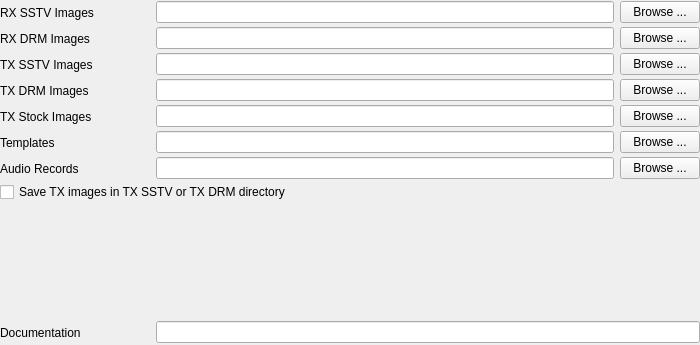
<?xml version="1.0" encoding="UTF-8"?>
<ui version="4.0">
 <class>directoriesConfig</class>
 <widget class="QWidget" name="directoriesConfig">
  <property name="geometry">
   <rect>
    <x>0</x>
    <y>0</y>
    <width>700</width>
    <height>345</height>
   </rect>
  </property>
  <property name="windowTitle">
   <string>Dialog</string>
  </property>
  <layout class="QVBoxLayout" name="verticalLayout">
   <property name="spacing">
    <number>1</number>
   </property>
   <property name="leftMargin">
    <number>0</number>
   </property>
   <property name="topMargin">
    <number>0</number>
   </property>
   <property name="rightMargin">
    <number>0</number>
   </property>
   <property name="bottomMargin">
    <number>0</number>
   </property>
   <item>
    <layout class="QHBoxLayout" name="_2">
     <property name="spacing">
      <number>6</number>
     </property>
     <property name="leftMargin">
      <number>0</number>
     </property>
     <property name="topMargin">
      <number>0</number>
     </property>
     <property name="rightMargin">
      <number>0</number>
     </property>
     <property name="bottomMargin">
      <number>0</number>
     </property>
     <item>
      <widget class="QLabel" name="rxSSTVImLabel">
       <property name="sizePolicy">
        <sizepolicy hsizetype="Fixed" vsizetype="Fixed">
         <horstretch>0</horstretch>
         <verstretch>0</verstretch>
        </sizepolicy>
       </property>
       <property name="minimumSize">
        <size>
         <width>150</width>
         <height>25</height>
        </size>
       </property>
       <property name="text">
        <string>RX SSTV Images</string>
       </property>
       <property name="wordWrap">
        <bool>false</bool>
       </property>
      </widget>
     </item>
     <item>
      <widget class="QLineEdit" name="rxSSTVImagesPathLineEdit"/>
     </item>
     <item>
      <widget class="QPushButton" name="rxSSTVImagesPathBrowseButton">
       <property name="sizePolicy">
        <sizepolicy hsizetype="Fixed" vsizetype="Fixed">
         <horstretch>0</horstretch>
         <verstretch>0</verstretch>
        </sizepolicy>
       </property>
       <property name="text">
        <string>Browse ...</string>
       </property>
      </widget>
     </item>
    </layout>
   </item>
   <item>
    <layout class="QHBoxLayout" name="_6">
     <property name="spacing">
      <number>6</number>
     </property>
     <property name="leftMargin">
      <number>0</number>
     </property>
     <property name="topMargin">
      <number>0</number>
     </property>
     <property name="rightMargin">
      <number>0</number>
     </property>
     <property name="bottomMargin">
      <number>0</number>
     </property>
     <item>
      <widget class="QLabel" name="rxDRMImLabel">
       <property name="sizePolicy">
        <sizepolicy hsizetype="Fixed" vsizetype="Fixed">
         <horstretch>0</horstretch>
         <verstretch>0</verstretch>
        </sizepolicy>
       </property>
       <property name="minimumSize">
        <size>
         <width>150</width>
         <height>25</height>
        </size>
       </property>
       <property name="text">
        <string>RX DRM Images</string>
       </property>
       <property name="wordWrap">
        <bool>false</bool>
       </property>
      </widget>
     </item>
     <item>
      <widget class="QLineEdit" name="rxDRMImagesPathLineEdit"/>
     </item>
     <item>
      <widget class="QPushButton" name="rxDRMImagesPathBrowseButton">
       <property name="sizePolicy">
        <sizepolicy hsizetype="Fixed" vsizetype="Fixed">
         <horstretch>0</horstretch>
         <verstretch>0</verstretch>
        </sizepolicy>
       </property>
       <property name="text">
        <string>Browse ...</string>
       </property>
      </widget>
     </item>
    </layout>
   </item>
   <item>
    <layout class="QHBoxLayout" name="_7">
     <property name="spacing">
      <number>6</number>
     </property>
     <property name="leftMargin">
      <number>0</number>
     </property>
     <property name="topMargin">
      <number>0</number>
     </property>
     <property name="rightMargin">
      <number>0</number>
     </property>
     <property name="bottomMargin">
      <number>0</number>
     </property>
     <item>
      <widget class="QLabel" name="txImLabel_2">
       <property name="sizePolicy">
        <sizepolicy hsizetype="Fixed" vsizetype="Fixed">
         <horstretch>0</horstretch>
         <verstretch>0</verstretch>
        </sizepolicy>
       </property>
       <property name="minimumSize">
        <size>
         <width>150</width>
         <height>25</height>
        </size>
       </property>
       <property name="text">
        <string>TX SSTV Images</string>
       </property>
       <property name="wordWrap">
        <bool>false</bool>
       </property>
      </widget>
     </item>
     <item>
      <widget class="QLineEdit" name="txSSTVImagesPathLineEdit"/>
     </item>
     <item>
      <widget class="QPushButton" name="txSSTVImagesPathBrowseButton">
       <property name="sizePolicy">
        <sizepolicy hsizetype="Fixed" vsizetype="Fixed">
         <horstretch>0</horstretch>
         <verstretch>0</verstretch>
        </sizepolicy>
       </property>
       <property name="text">
        <string>Browse ...</string>
       </property>
      </widget>
     </item>
    </layout>
   </item>
   <item>
    <layout class="QHBoxLayout" name="_3">
     <property name="spacing">
      <number>6</number>
     </property>
     <property name="leftMargin">
      <number>0</number>
     </property>
     <property name="topMargin">
      <number>0</number>
     </property>
     <property name="rightMargin">
      <number>0</number>
     </property>
     <property name="bottomMargin">
      <number>0</number>
     </property>
     <item>
      <widget class="QLabel" name="txImLabel">
       <property name="sizePolicy">
        <sizepolicy hsizetype="Fixed" vsizetype="Fixed">
         <horstretch>0</horstretch>
         <verstretch>0</verstretch>
        </sizepolicy>
       </property>
       <property name="minimumSize">
        <size>
         <width>150</width>
         <height>25</height>
        </size>
       </property>
       <property name="text">
        <string>TX DRM Images</string>
       </property>
       <property name="wordWrap">
        <bool>false</bool>
       </property>
      </widget>
     </item>
     <item>
      <widget class="QLineEdit" name="txDRMImagesPathLineEdit"/>
     </item>
     <item>
      <widget class="QPushButton" name="txDRMImagesPathBrowseButton">
       <property name="sizePolicy">
        <sizepolicy hsizetype="Fixed" vsizetype="Fixed">
         <horstretch>0</horstretch>
         <verstretch>0</verstretch>
        </sizepolicy>
       </property>
       <property name="text">
        <string>Browse ...</string>
       </property>
      </widget>
     </item>
    </layout>
   </item>
   <item>
    <layout class="QHBoxLayout" name="_8">
     <property name="spacing">
      <number>6</number>
     </property>
     <property name="leftMargin">
      <number>0</number>
     </property>
     <property name="topMargin">
      <number>0</number>
     </property>
     <property name="rightMargin">
      <number>0</number>
     </property>
     <property name="bottomMargin">
      <number>0</number>
     </property>
     <item>
      <widget class="QLabel" name="txImLabel_3">
       <property name="sizePolicy">
        <sizepolicy hsizetype="Fixed" vsizetype="Fixed">
         <horstretch>0</horstretch>
         <verstretch>0</verstretch>
        </sizepolicy>
       </property>
       <property name="minimumSize">
        <size>
         <width>150</width>
         <height>25</height>
        </size>
       </property>
       <property name="text">
        <string>TX Stock Images</string>
       </property>
       <property name="wordWrap">
        <bool>false</bool>
       </property>
      </widget>
     </item>
     <item>
      <widget class="QLineEdit" name="txStockImagesPathLineEdit"/>
     </item>
     <item>
      <widget class="QPushButton" name="txStockImagesPathBrowseButton">
       <property name="sizePolicy">
        <sizepolicy hsizetype="Fixed" vsizetype="Fixed">
         <horstretch>0</horstretch>
         <verstretch>0</verstretch>
        </sizepolicy>
       </property>
       <property name="text">
        <string>Browse ...</string>
       </property>
      </widget>
     </item>
    </layout>
   </item>
   <item>
    <layout class="QHBoxLayout">
     <property name="spacing">
      <number>6</number>
     </property>
     <property name="leftMargin">
      <number>0</number>
     </property>
     <property name="topMargin">
      <number>0</number>
     </property>
     <property name="rightMargin">
      <number>0</number>
     </property>
     <property name="bottomMargin">
      <number>0</number>
     </property>
     <item>
      <widget class="QLabel" name="templLabel">
       <property name="sizePolicy">
        <sizepolicy hsizetype="Fixed" vsizetype="Fixed">
         <horstretch>0</horstretch>
         <verstretch>0</verstretch>
        </sizepolicy>
       </property>
       <property name="minimumSize">
        <size>
         <width>150</width>
         <height>25</height>
        </size>
       </property>
       <property name="text">
        <string>Templates</string>
       </property>
       <property name="wordWrap">
        <bool>false</bool>
       </property>
      </widget>
     </item>
     <item>
      <widget class="QLineEdit" name="templatesPathLineEdit"/>
     </item>
     <item>
      <widget class="QPushButton" name="templatesPathBrowseButton">
       <property name="sizePolicy">
        <sizepolicy hsizetype="Fixed" vsizetype="Fixed">
         <horstretch>0</horstretch>
         <verstretch>0</verstretch>
        </sizepolicy>
       </property>
       <property name="text">
        <string>Browse ...</string>
       </property>
      </widget>
     </item>
    </layout>
   </item>
   <item>
    <layout class="QHBoxLayout" name="_5">
     <property name="spacing">
      <number>6</number>
     </property>
     <property name="leftMargin">
      <number>0</number>
     </property>
     <property name="topMargin">
      <number>0</number>
     </property>
     <property name="rightMargin">
      <number>0</number>
     </property>
     <property name="bottomMargin">
      <number>0</number>
     </property>
     <item>
      <widget class="QLabel" name="audioRecordsLabel">
       <property name="sizePolicy">
        <sizepolicy hsizetype="Fixed" vsizetype="Fixed">
         <horstretch>0</horstretch>
         <verstretch>0</verstretch>
        </sizepolicy>
       </property>
       <property name="minimumSize">
        <size>
         <width>150</width>
         <height>25</height>
        </size>
       </property>
       <property name="text">
        <string>Audio Records</string>
       </property>
       <property name="wordWrap">
        <bool>false</bool>
       </property>
      </widget>
     </item>
     <item>
      <widget class="QLineEdit" name="audioPathLineEdit"/>
     </item>
     <item>
      <widget class="QPushButton" name="audioPathBrowseButton">
       <property name="sizePolicy">
        <sizepolicy hsizetype="Fixed" vsizetype="Fixed">
         <horstretch>0</horstretch>
         <verstretch>0</verstretch>
        </sizepolicy>
       </property>
       <property name="text">
        <string>Browse ...</string>
       </property>
      </widget>
     </item>
    </layout>
   </item>
   <item>
    <widget class="QCheckBox" name="saveTXcheckBox">
     <property name="text">
      <string>Save TX images in TX SSTV or TX DRM directory</string>
     </property>
    </widget>
   </item>
   <item>
    <spacer name="spacer">
     <property name="orientation">
      <enum>Qt::Vertical</enum>
     </property>
     <property name="sizeType">
      <enum>QSizePolicy::Expanding</enum>
     </property>
     <property name="sizeHint" stdset="0">
      <size>
       <width>20</width>
       <height>184</height>
      </size>
     </property>
    </spacer>
   </item>
   <item>
    <layout class="QHBoxLayout" name="_4">
     <property name="spacing">
      <number>6</number>
     </property>
     <property name="leftMargin">
      <number>0</number>
     </property>
     <property name="topMargin">
      <number>0</number>
     </property>
     <property name="rightMargin">
      <number>0</number>
     </property>
     <property name="bottomMargin">
      <number>0</number>
     </property>
     <item>
      <widget class="QLabel" name="docLabel">
       <property name="sizePolicy">
        <sizepolicy hsizetype="Fixed" vsizetype="Fixed">
         <horstretch>0</horstretch>
         <verstretch>0</verstretch>
        </sizepolicy>
       </property>
       <property name="minimumSize">
        <size>
         <width>150</width>
         <height>25</height>
        </size>
       </property>
       <property name="text">
        <string>Documentation </string>
       </property>
       <property name="wordWrap">
        <bool>false</bool>
       </property>
      </widget>
     </item>
     <item>
      <widget class="QLineEdit" name="docPathLineEdit"/>
     </item>
    </layout>
   </item>
  </layout>
 </widget>
 <resources/>
 <connections/>
</ui>
